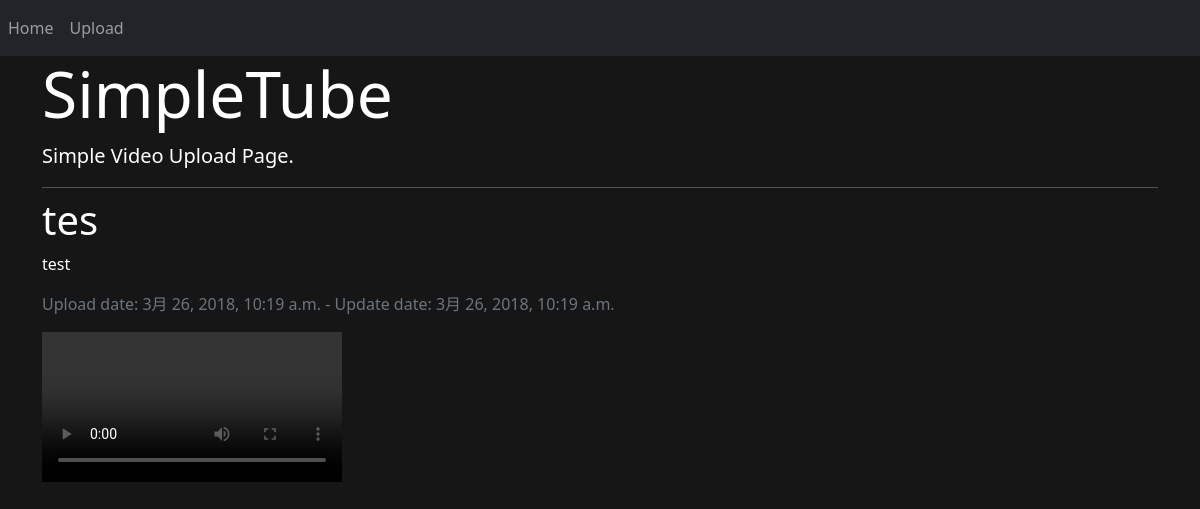
/play/3/, run on the app's committed database.
### videos/models.py (models this page shows, shortened)
class Video(models.Model):
    title = models.CharField('Video Title', max_length=255)
    description = models.TextField('Descriptions(optional)', blank=True)
    thumbnail = models.ImageField('Thumbnail(optional)', upload_to='thumbnails/', null=True, blank=True)  # /media/thumbnails/ファイル名
    upload = models.FileField('File', upload_to='uploads/%Y/%m/%d/')  # /media/uploads/2018/3/20/ファイル名
    created_at = models.DateTimeField('Created date', auto_now_add=True)  # default=timezone.nowと違い、入力欄は表示されない
    updated_at = models.DateTimeField('Update date', auto_now=True)  # 更新するたびにその日時が格納される

### videos/views.py (the view)
# urls.py: path('play/<int:pk>/', views.PlayView.as_view(), name='play'),
class PlayView(generic.DetailView):
    model = Video

### videos/templates/videos/video_detail.html
{% extends 'videos/base.html' %}
{% block content %}
<h1>{{ video.title }}</h1>
<p>{{ video.description }}</p>
<p class="text-muted">Upload date: {{ video.created_at }} - Update date: {{ video.updated_at }}</p>
<div class="embed-responsive embed-responsive-16by9">
  <video controls class="embed-responsive-item" src="{{ video.upload.url }}"></video>
</div>
{% endblock %}

### videos/static/videos/main.css (style rules this page uses)
body { background-color: #161616; color: #fff; }

### data on the page
Video: title "tes", description "test", created_at "3月 26, 2018, 10:19 a.m.", updated_at "3月 26, 2018, 10:19 a.m."
